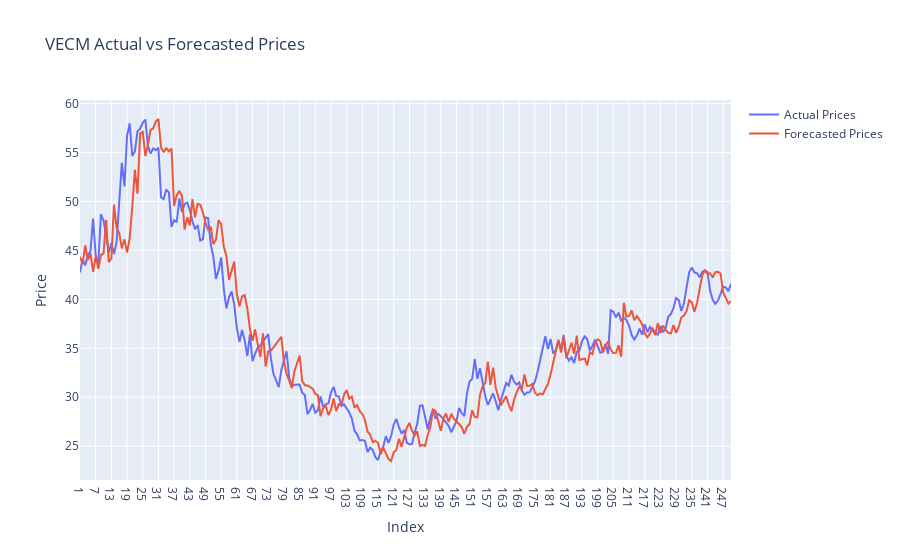

The cell this chart's notebook holds for it:
### Code cell
%R -o hub1_forecast_comparison

hub1_forecast_comparison = hub1_forecast_comparison

actual_trace = go.Scatter(
    x=hub1_forecast_comparison.index,
    y=hub1_forecast_comparison['Actual'],
    mode='lines',
    name='Actual Prices'
)

forecasted_trace = go.Scatter(
    x=hub1_forecast_comparison.index,
    y=hub1_forecast_comparison['Forecasted'],
    mode='lines',
    name='Forecasted Prices'
)

# Create the plot
layout = go.Layout(
    title='VECM Actual vs Forecasted Prices',
    xaxis=dict(title='Index'),
    yaxis=dict(title='Price'),
)

fig = go.Figure(data=[actual_trace, forecasted_trace], layout=layout)
fig.show()

### Figure 1 — Plotly figure (JSON) as saved in the notebook; plotly's stock layout.template omitted (floating-point values rounded to 4 significant figures; data arrays with more than 128 entries replaced by an {"elided": "..."} marker saying what was removed)
{"data": [{"mode": "lines", "name": "Actual Prices", "type": "scatter", "x": {"elided": "250 str values"}, "y": {"elided": "250 float values"}}, {"mode": "lines", "name": "Forecasted Prices", "type": "scatter", "x": {"elided": "250 str values"}, "y": {"elided": "250 float values"}}], "layout": {"title": {"text": "VECM Actual vs Forecasted Prices"}, "xaxis": {"title": {"text": "Index"}}, "yaxis": {"title": {"text": "Price"}}}}
